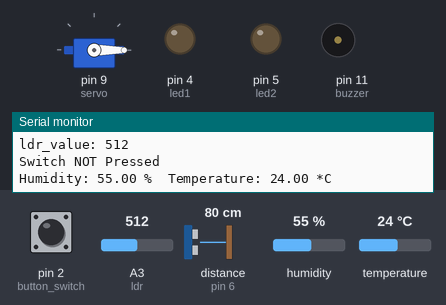
The sketch below on a simulated Arduino Uno, built with avr-gcc and run on an emulated ATmega328P. On the bench: servo, output pins drawn as LEDs (lit = HIGH), buzzer (waves = sounding), the last lines printed to the serial monitor. Wiring (inferred from the names in the program): ultrasonic range finder: trigger pin 7; echo pin 6. The test bench sets the inputs (shaded band); at power-on: pin 2 (button_switch) HIGH, distance to the obstacle (sensor on pin 6) 80 cm, humidity 55 %, A3 (ldr) = 512, temperature 24 °C. The echo pulse lasts 58.3 µs per cm; pins used as bus, display or sensor lines are not drawn.

Above: at 1.2 s.
1.3 s: pin 2 (button_switch) pulled LOW for 0.65 s
At 2.6 s:
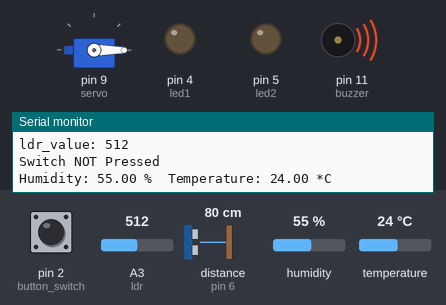
3.4 s: distance to the obstacle (sensor on pin 6) set to 74 cm
At 4.3 s:
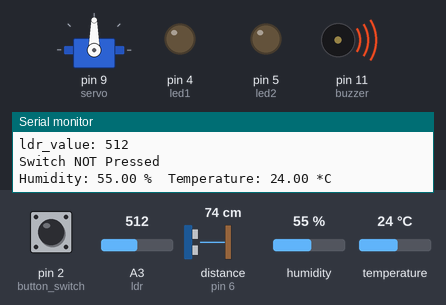
5.2 s: humidity set to 69 %
7.5 s: humidity set to 72 %
At 9.0 s:
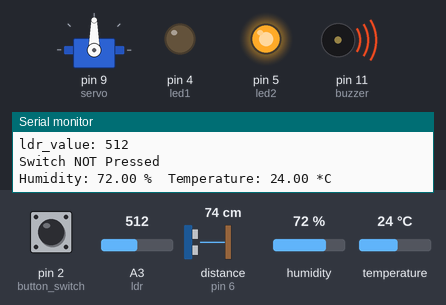
9.9 s: A3 (ldr) set to 785
11.4 s: A3 (ldr) set to 813
At 12.0 s:
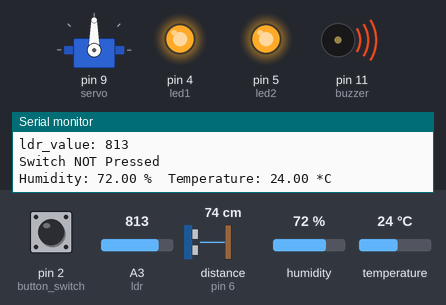
Timing chart, 0 to 34.6 s (numbered marks = the images above; inputs shaded):
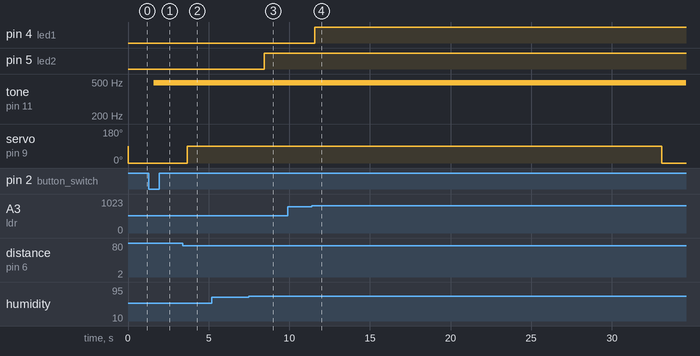

The sketch:

smarthome.ino
```cpp
#include <Servo.h>
/*
   switch -> buzzer//
   ldr -> led
   led//
   ultrasonic -> servo
   DHT11
*/
/*

   switch 2
   buzzer 10
   ldr 17(a3)
   led 4
   led 5
   ultrasonic 7 (trigger),6 (echo)
   servo 9 yellow , gnd brown, vcc red
   DHT11 12 https://www.arduitronics.com/article/13/%E0%B8%81%E0%B8%B2%E0%B8%A3%E0%B9%83%E0%B8%8A%E0%B9%89%E0%B8%87%E0%B8%B2%E0%B8%99-dht11-humitdity-and-temperature-sensor-%E0%B8%81%E0%B8%B1%E0%B8%9A%E0%B8%9A%E0%B8%AD%E0%B8%A3%E0%B9%8C%E0%B8%94-arduino
*/
#define button_switch 2
#define buzzer 11
#define ldr 17
#define led1 4
#define led2 5
#define ping_pin 7
#define in_pin 6
#define servo 9
#define ldr_night_value 800

#include "DHT.h"
#define DHTPIN 12
#define DHTTYPE DHT11 // DHT 11
DHT dht(DHTPIN, DHTTYPE);


Servo myservo;

int ldr_value = 0; //variable to store LDR values
int floor_length;
int time_open_door = 0;
long duration, cm;

long microsecondsToCentimeters(long microseconds)
{
  return microseconds / 29 / 2;
}
void setup() {
  Serial.begin( 9600 );

  //servo
  myservo.attach(servo);

  //led
  pinMode(led1, OUTPUT);
  pinMode(led2, OUTPUT);

  //buzzer
  pinMode(buzzer , OUTPUT);

  //ultrasonic
  pinMode(ping_pin, OUTPUT);
  digitalWrite(ping_pin, LOW);
  delayMicroseconds(2);
  digitalWrite(ping_pin, HIGH);
  delayMicroseconds(5);
  digitalWrite(ping_pin, LOW);
  pinMode(in_pin, INPUT);
  duration = pulseIn(in_pin, HIGH);
  floor_length = microsecondsToCentimeters(duration);

  pinMode(button_switch, INPUT);
  pinMode(ldr, INPUT);

}

void loop() {
  //ultrasonic
  pinMode(ping_pin, OUTPUT);
  digitalWrite(ping_pin, LOW);
  delayMicroseconds(2);
  digitalWrite(ping_pin, HIGH);
  delayMicroseconds(5);
  digitalWrite(ping_pin, LOW);
  pinMode(in_pin, INPUT);
  duration = pulseIn(in_pin, HIGH);

  cm = microsecondsToCentimeters(duration);

  Serial.print(cm);
  Serial.println("cm");

  //servo
  if (cm - floor_length < -2)
  {
    myservo.write(90);
    time_open_door = millis();
  }
  else
    myservo.write(0);
  if (millis() - time_open_door > 5000)
    myservo.write(0);
  //delay(200);

  //ldr
  ldr_value = analogRead(ldr); //reads the LDR values
  Serial.print("ldr_value: ");
  Serial.println(ldr_value); //prints the LDR values to serial monitor
  if (ldr_value > ldr_night_value)
    digitalWrite(led1, HIGH);
  else digitalWrite(led1, LOW);


  //switch buzzer
  if (digitalRead(button_switch) == LOW) {
    analogWrite(buzzer, HIGH);
    Serial.println("Switch Pressed");
  }
  else {
    analogWrite(buzzer, LOW);
    Serial.println("Switch NOT Pressed");
  }
  //DHT
  // Reading temperature or humidity takes about 250 milliseconds!
  // Sensor readings may also be up to 2 seconds 'old' (its a very slow sensor)
  float h = dht.readHumidity();
  float t = dht.readTemperature();

  // check if returns are valid, if they are NaN (not a number) then something went wrong!
  if (isnan(t) || isnan(h)) {
    Serial.println("Failed to read from DHT");
  } else {
    Serial.print("Humidity: ");
    Serial.print(h);
    Serial.print(" %\t");
    Serial.print("Temperature: ");
    Serial.print(t);
    Serial.println(" *C");
  }
  if (h > 70)
    digitalWrite(led2, HIGH);
  else
    digitalWrite(led2, LOW);
  delay(500);
}
```

Measured:
- the behaviour switches between 78 and 77 cm on distance to the obstacle (sensor on pin 6) (found by bisection; images 1 and 2)
- the behaviour switches between 70 and 71 % on humidity (found by bisection; images 2 and 3)
- the behaviour switches between 800 and 801 on A3 (ldr) (found by bisection; images 3 and 4)
- after the input at 1.3 s, tone on pin 11 (buzzer): silent → 490 Hz after 0.29 s
- after the input at 3.4 s, servo on pin 9 (servo): 0° → 90° after 0.29 s
- after the input at 7.5 s, pin 5 (led2): LOW → HIGH after 0.94 s
- after the input at 11.4 s, pin 4 (led1): LOW → HIGH after 0.17 s
